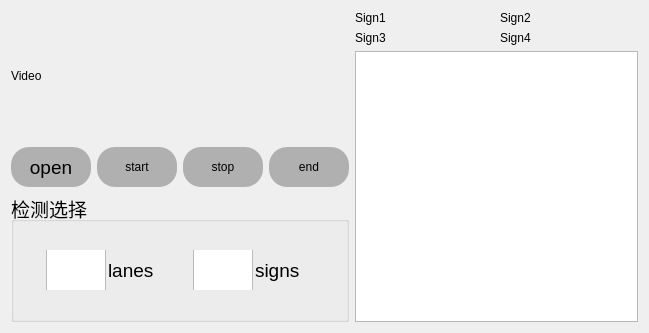
<?xml version="1.0" encoding="UTF-8"?>
<ui version="4.0">
 <class>MainWindow</class>
 <widget class="QMainWindow" name="MainWindow">
  <property name="geometry">
   <rect>
    <x>0</x>
    <y>0</y>
    <width>649</width>
    <height>333</height>
   </rect>
  </property>
  <property name="minimumSize">
   <size>
    <width>0</width>
    <height>0</height>
   </size>
  </property>
  <property name="font">
   <font>
    <family>Microsoft YaHei UI</family>
    <pointsize>14</pointsize>
   </font>
  </property>
  <property name="windowTitle">
   <string>MainWindow</string>
  </property>
  <property name="styleSheet">
   <string notr="true">QPushButton
{
	color: rgb(0,0,0);
	font: 14pt &quot;Microsoft YaHei UI&quot;;
	background-color: rgba(150, 150, 150, 180);
	border-style: outset;
	border-width: 0px;
	border-radius: 18px;	
	border-color:  rgb(0, 0, 0);
}

QPushButton:hover
{
	background-color: rgba(180, 180, 180, 180);
}

QPushButton:pressed
{
	background-color: rgba(200, 200, 200, 250);
}
QCheckBox{
    spacing: 2px;
	text-align: center;
}
QCheckBox::indicator {
    width: 60px; 
    height: 60px;
}
QCheckBox::indicator:unchecked {
    image: url(:/resource/switchOff);
}
QCheckBox::indicator:unchecked:hover {
    image: url(:/resource/switchOffHover);
}
QCheckBox::indicator:unchecked:pressed {
    image: url(:/resource/switchOffPressed);
}
QCheckBox::indicator:checked {
    image: url(:/resource/switchOn);
}
QCheckBox::indicator:checked:hover {
    image: url(:/resource/switchOnHover);
}
QCheckBox::indicator:checked:pressed {
    image: url(:/resource/switchOnPressed);
}
</string>
  </property>
  <widget class="QWidget" name="centralWidget">
   <layout class="QGridLayout" name="gridLayout_2">
    <item row="0" column="0">
     <layout class="QVBoxLayout" name="verticalLayout">
      <item>
       <widget class="QLabel" name="label_video">
        <property name="minimumSize">
         <size>
          <width>0</width>
          <height>0</height>
         </size>
        </property>
        <property name="text">
         <string>Video</string>
        </property>
       </widget>
      </item>
      <item>
       <layout class="QHBoxLayout" name="horizontalLayout">
        <item>
         <widget class="QPushButton" name="pushButton_open">
          <property name="minimumSize">
           <size>
            <width>80</width>
            <height>40</height>
           </size>
          </property>
          <property name="maximumSize">
           <size>
            <width>120</width>
            <height>40</height>
           </size>
          </property>
          <property name="font">
           <font>
            <family>Microsoft YaHei UI</family>
            <pointsize>14</pointsize>
            <weight>50</weight>
            <italic>false</italic>
            <bold>false</bold>
           </font>
          </property>
          <property name="text">
           <string>open</string>
          </property>
         </widget>
        </item>
        <item>
         <widget class="QPushButton" name="pushButton_start">
          <property name="minimumSize">
           <size>
            <width>80</width>
            <height>40</height>
           </size>
          </property>
          <property name="maximumSize">
           <size>
            <width>120</width>
            <height>40</height>
           </size>
          </property>
          <property name="text">
           <string>start</string>
          </property>
         </widget>
        </item>
        <item>
         <widget class="QPushButton" name="pushButton_stop">
          <property name="minimumSize">
           <size>
            <width>80</width>
            <height>40</height>
           </size>
          </property>
          <property name="maximumSize">
           <size>
            <width>120</width>
            <height>40</height>
           </size>
          </property>
          <property name="text">
           <string>stop</string>
          </property>
         </widget>
        </item>
        <item>
         <widget class="QPushButton" name="pushButton_end">
          <property name="minimumSize">
           <size>
            <width>80</width>
            <height>40</height>
           </size>
          </property>
          <property name="maximumSize">
           <size>
            <width>120</width>
            <height>40</height>
           </size>
          </property>
          <property name="text">
           <string>end</string>
          </property>
         </widget>
        </item>
       </layout>
      </item>
      <item>
       <widget class="QGroupBox" name="groupBox_select">
        <property name="font">
         <font>
          <family>Microsoft YaHei UI</family>
          <pointsize>14</pointsize>
         </font>
        </property>
        <property name="title">
         <string>检测选择</string>
        </property>
        <layout class="QVBoxLayout" name="verticalLayout_3">
         <property name="topMargin">
          <number>0</number>
         </property>
         <property name="bottomMargin">
          <number>0</number>
         </property>
         <item>
          <layout class="QHBoxLayout" name="horizontalLayout_2">
           <item>
            <widget class="QCheckBox" name="checkBox_lane">
             <property name="minimumSize">
              <size>
               <width>80</width>
               <height>40</height>
              </size>
             </property>
             <property name="maximumSize">
              <size>
               <width>120</width>
               <height>40</height>
              </size>
             </property>
             <property name="font">
              <font>
               <family>Microsoft YaHei UI</family>
               <pointsize>14</pointsize>
              </font>
             </property>
             <property name="styleSheet">
              <string notr="true"/>
             </property>
             <property name="text">
              <string>lanes</string>
             </property>
            </widget>
           </item>
           <item>
            <widget class="QCheckBox" name="checkBox_sign">
             <property name="minimumSize">
              <size>
               <width>80</width>
               <height>40</height>
              </size>
             </property>
             <property name="maximumSize">
              <size>
               <width>120</width>
               <height>40</height>
              </size>
             </property>
             <property name="font">
              <font>
               <family>Microsoft YaHei UI</family>
               <pointsize>14</pointsize>
              </font>
             </property>
             <property name="styleSheet">
              <string notr="true"/>
             </property>
             <property name="text">
              <string>signs</string>
             </property>
             <property name="iconSize">
              <size>
               <width>16</width>
               <height>16</height>
              </size>
             </property>
            </widget>
           </item>
          </layout>
         </item>
        </layout>
       </widget>
      </item>
     </layout>
    </item>
    <item row="0" column="1">
     <layout class="QVBoxLayout" name="verticalLayout_2">
      <item>
       <layout class="QGridLayout" name="gridLayout">
        <item row="0" column="0">
         <widget class="QLabel" name="label_sign1">
          <property name="minimumSize">
           <size>
            <width>0</width>
            <height>0</height>
           </size>
          </property>
          <property name="maximumSize">
           <size>
            <width>16777215</width>
            <height>16777215</height>
           </size>
          </property>
          <property name="text">
           <string>Sign1</string>
          </property>
         </widget>
        </item>
        <item row="0" column="1">
         <widget class="QLabel" name="label_sign2">
          <property name="minimumSize">
           <size>
            <width>0</width>
            <height>0</height>
           </size>
          </property>
          <property name="text">
           <string>Sign2</string>
          </property>
         </widget>
        </item>
        <item row="1" column="0">
         <widget class="QLabel" name="label_sign3">
          <property name="minimumSize">
           <size>
            <width>0</width>
            <height>0</height>
           </size>
          </property>
          <property name="text">
           <string>Sign3</string>
          </property>
         </widget>
        </item>
        <item row="1" column="1">
         <widget class="QLabel" name="label_sign4">
          <property name="minimumSize">
           <size>
            <width>0</width>
            <height>0</height>
           </size>
          </property>
          <property name="text">
           <string>Sign4</string>
          </property>
         </widget>
        </item>
       </layout>
      </item>
      <item>
       <widget class="QTextEdit" name="textEdit_log">
        <property name="minimumSize">
         <size>
          <width>0</width>
          <height>150</height>
         </size>
        </property>
       </widget>
      </item>
     </layout>
    </item>
   </layout>
  </widget>
 </widget>
 <layoutdefault spacing="6" margin="11"/>
 <resources/>
 <connections/>
</ui>
